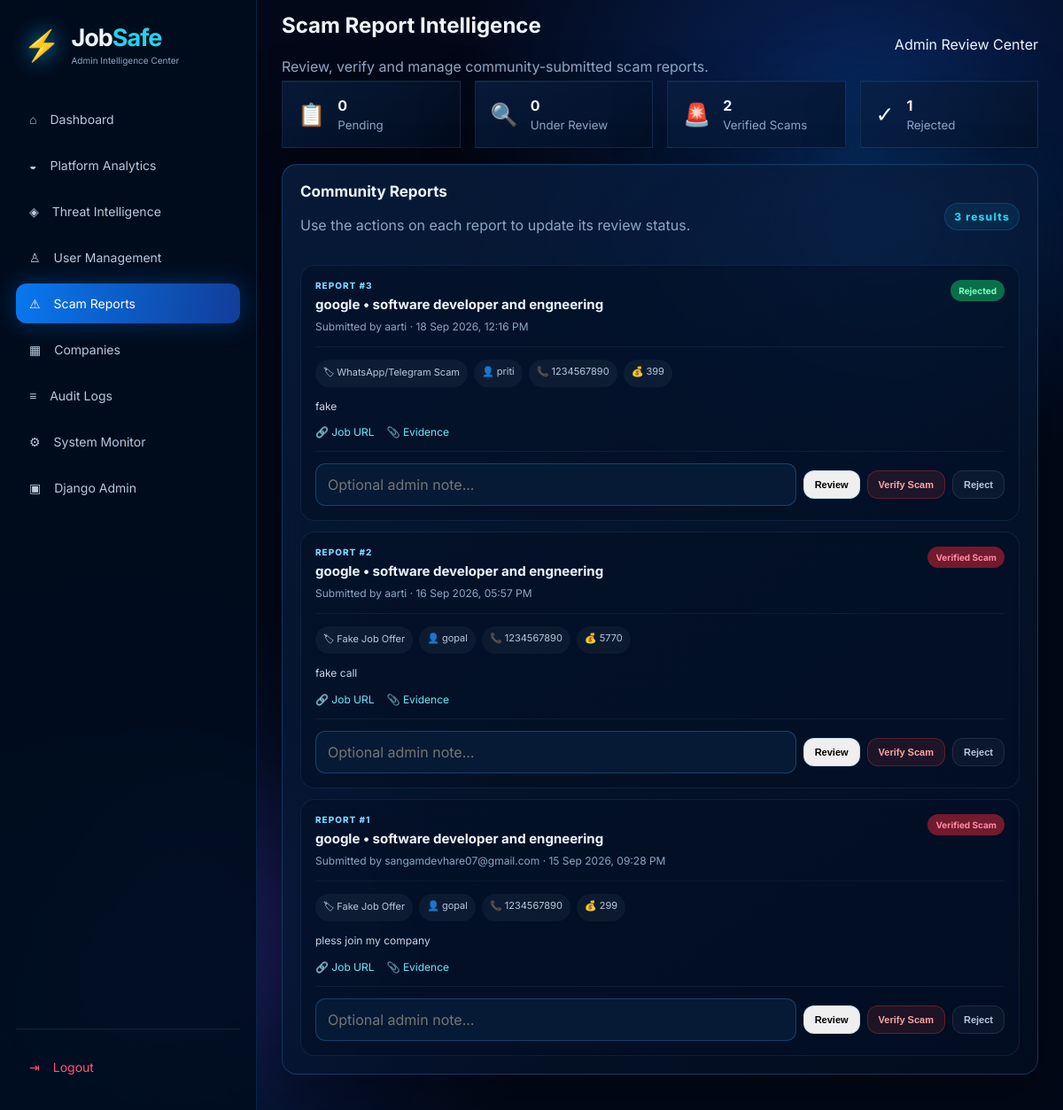
The app's page /reports/admin/ (signed in) with its own data.
### reports/models.py (models this page shows, shortened)
class ScamReport(models.Model):
    STATUS_CHOICES = [
        ('Pending', 'Pending'),
        ('Under Review', 'Under Review'),
        ('Verified Scam', 'Verified Scam'),
        ('Rejected', 'Rejected'),
    ]
    SCAM_TYPES = [
        ('Registration Fee', 'Registration Fee'),
        ('Fake Recruiter', 'Fake Recruiter'),
        ('Fake Job Offer', 'Fake Job Offer'),
        ('WhatsApp/Telegram Scam', 'WhatsApp/Telegram Scam'),
        ('Fake Website', 'Fake Website'),
        ('Credential Theft', 'Credential Theft'),
        ('Other', 'Other'),
    ]
    user = models.ForeignKey(User, on_delete=models.CASCADE, related_name='scam_reports')
    company = models.CharField(max_length=200)
    job_title = models.CharField(max_length=200)
    recruiter_name = models.CharField(max_length=200, blank=True)
    recruiter_contact = models.CharField(max_length=200, blank=True)
    job_url = models.URLField(blank=True)
    scam_type = models.CharField(max_length=60, choices=SCAM_TYPES, default='Other')
    payment_requested = models.CharField(max_length=100, blank=True)
    evidence_url = models.URLField(blank=True)
    description = models.TextField()
    status = models.CharField(max_length=30, choices=STATUS_CHOICES, default='Pending')
    admin_note = models.TextField(blank=True)
    created_at = models.DateTimeField(auto_now_add=True)
    updated_at = models.DateTimeField(auto_now=True)

### reports/views.py (the view, shortened to what this page needs)
# urls.py: path('admin/', views.admin_reports, name='admin_reports'),
@user_passes_test(_is_staff, login_url='/admin-login/')
def admin_reports(request):
    status = request.GET.get('status', '').strip()
    reports = ScamReport.objects.select_related('user').order_by('-created_at')
    if status in dict(ScamReport.STATUS_CHOICES):
        reports = reports.filter(status=status)
    counts = {key: ScamReport.objects.filter(status=key).count() for key, _ in ScamReport.STATUS_CHOICES}
    return render(request, 'admin-reports.html', {
        'reports': reports,
        'counts': counts,
        'pending_count': counts['Pending'],
        'review_count': counts['Under Review'],
        'verified_count': counts['Verified Scam'],
        'rejected_count': counts['Rejected'],
        'statuses': ScamReport.STATUS_CHOICES,
        'active': 'reports',
        'current_status': status,
    })

### reports/views.py (called while the page is built)
def _is_staff(user):
    return user.is_authenticated and user.is_staff

### templates/admin-reports.html (shortened to what this page needs)
{% extends "base.html" %}
{% block content %}
<div class="app-shell">
    {% include "partials/admin-sidebar.html" %}
    <main class="main">
        <header class="topbar">
            <div>
                <h2>
                    Scam Report Intelligence
                </h2>
                <p class="muted">
                    Review, verify and manage community-submitted scam reports.
                </p>
            </div>
            <div class="topbar-status">
                Admin Review Center
            </div>
        </header>
        <div class="report-admin-stats">
            <a
                href="{% url 'admin_reports' %}"
                class="admin-stat glass"
            >
                <span>
                    📋
                </span>
                <div>
                    <strong>
                        {{ pending_count }}
                    </strong>
                    <small>
                        Pending
                    </small>
                </div>
            </a>
            <a
                href="{% url 'admin_reports' %}?status=Under+Review"
                class="admin-stat glass"
            >
                <span>
                    🔍
                </span>
                <div>
                    <strong>
                        {{ review_count }}
                    </strong>
                    <small>
                        Under Review
                    </small>
                </div>
            </a>
            <a
                href="{% url 'admin_reports' %}?status=Verified+Scam"
                class="admin-stat glass"
            >
                <span>
                    🚨
                </span>
                <div>
                    <strong>
                        {{ verified_count }}
                    </strong>
                    <small>
                        Verified Scams
                    </small>
                </div>
            </a>
            <a
                href="{% url 'admin_reports' %}?status=Rejected"
                class="admin-stat glass"
            >
                <span>
                    ✓
                </span>
                <div>
                    <strong>
                        {{ rejected_count }}
                    </strong>
                    <small>
                        Rejected
                    </small>
                </div>
            </a>
        </div>
        <section class="panel glass">
            <div class="panel-title">
                <div>
                    <h2>
                        Community Reports
                    </h2>
                    <p class="muted">
                        Use the actions on each report to update its review status.
                    </p>
                </div>
                <span class="count-pill">
                    {{ reports|length }} results
                </span>
            </div>
            <div class="admin-report-list">
                {% for r in reports %}
                <article class="admin-report-card">
                    <div class="admin-report-head">
                        <div>
                            <span class="report-id">
                                REPORT #{{ r.id }}
                            </span>
                            <h3>
                                {{ r.company }}
                                <span>
                                    •
                                </span>
                                {{ r.job_title }}
                            </h3>
                            <small>
                                Submitted by
                                {{ r.user.username }}
                                ·
                                {{ r.created_at|date:"d M Y, h:i A" }}
                            </small>
                        </div>
                        <span
                            class="badge
                            {% if r.status == 'Verified Scam' %}
                                high-risk
                            {% elif r.status == 'Rejected' %}
                                safe
                            {% else %}
                                suspicious
                            {% endif %}"
                        >
                            {{ r.status }}
                        </span>
                    </div>
                    <div class="admin-report-body">
                        <div class="detail-chips">
                            <span>
                                🏷 {{ r.scam_type }}
                            </span>
                            {% if r.recruiter_name %}
                                <span>
                                    👤 {{ r.recruiter_name }}
                                </span>
                            {% endif %}
                            {% if r.recruiter_contact %}
                                <span>
                                    📞 {{ r.recruiter_contact }}
                                </span>
                            {% endif %}
                            {% if r.payment_requested %}
                                <span>
                                    💰 {{ r.payment_requested }}
                                </span>
                            {% endif %}
                        </div>
                        <p>
                            {{ r.description }}
                        </p>
                        <div class="evidence-row">
                            {% if r.job_url %}
                                <a
                                    href="{{ r.job_url }}"
                                    target="_blank"
                                    rel="noopener"
                                >
                                    🔗 Job URL
                                </a>
                            {% endif %}
                            {% if r.evidence_url %}
                                <a
                                    href="{{ r.evidence_url }}"
                                    target="_blank"
                                    rel="noopener"
                                >
                                    📎 Evidence
                                </a>
                            {% endif %}
                        </div>
                    </div>
                    <form
                        method="post"
                        class="report-action-form"
                    >
                        <input
                            type="text"
                            name="admin_note"
                            placeholder="Optional admin note..."
                        >
                        <button
                            name="action"
                            value="Under Review"
                            class="btn small"
                        >
                            Review
                        </button>
                        <button
                            name="action"
                            value="Verified Scam"
                            class="btn small danger-btn"
                        >
                            Verify Scam
                        </button>
                        <button
                            name="action"
                            value="Rejected"
                            class="btn small ghost-btn"
                        >
                            Reject
                        </button>
                    </form>
                </article>
                {% endfor %}
            </div>
        </section>
    </main>
</div>
{% endblock %}

### records on screen
ScamReport: id "3", company "google", job_title "software developer and engneering", user.username "aarti", created_at "18 Sep 2026, 12:16 PM", status "Rejected", scam_type "WhatsApp/Telegram Scam", recruiter_name "priti", recruiter_contact "1234567890", payment_requested "399", description "fake"
ScamReport: id "2", company "google", job_title "software developer and engneering", user.username "aarti", created_at "16 Sep 2026, 05:57 PM", status "Verified Scam", scam_type "Fake Job Offer", recruiter_name "gopal", recruiter_contact "1234567890", payment_requested "5770", description "fake call"
ScamReport: id "1", company "google", job_title "software developer and engneering", user.username "sangamdevhare07@gmail.com", created_at "15 Sep 2026, 09:28 PM", status "Verified Scam", scam_type "Fake Job Offer", recruiter_name "gopal", recruiter_contact "1234567890", payment_requested "299", description "pless join my company"

### other values on screen
{{ pending_count }} "0"
{{ review_count }} "0"
{{ verified_count }} "2"
{{ rejected_count }} "1"
{{ reports|length }} "3"
